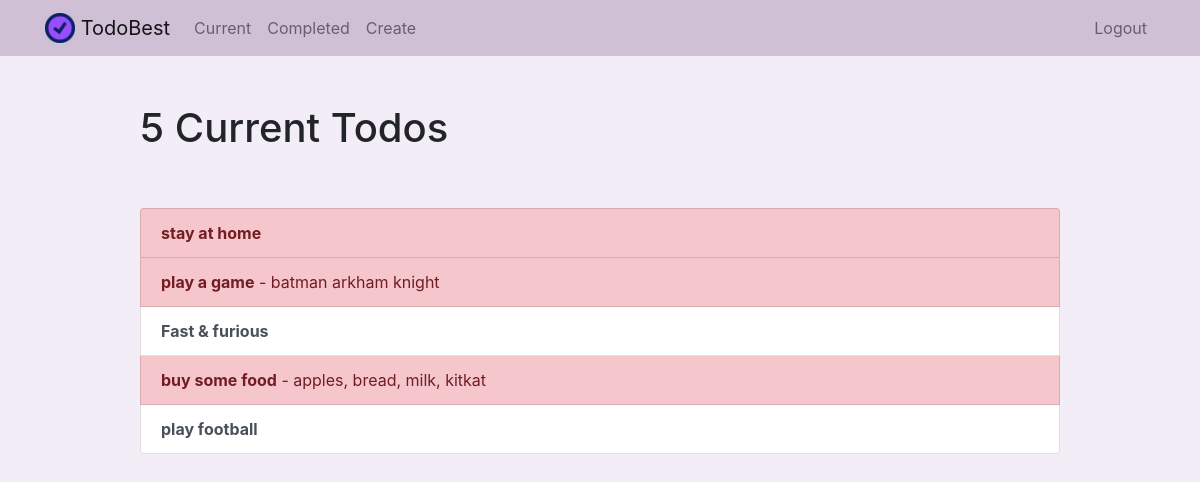
/current/ (signed in), run on the app's committed database.
### todo/models.py (models this page shows, shortened)
class Todo(models.Model):
    title = models.CharField(max_length=100)
    memo = models.TextField(blank=True)
    created = models.DateTimeField(auto_now_add=True)
    datecompleted = models.DateTimeField(null=True, blank=True)
    important = models.BooleanField(default=False)
    user = models.ForeignKey(User, on_delete=models.CASCADE)

### todo/views.py (the view)
# urls.py: path('current/', views.currenttodos, name='currenttodos'),
@login_required
def currenttodos(request):
    todos = Todo.objects.filter(user=request.user, datecompleted__isnull=True).order_by('-created')
    return render(request, 'todo/currenttodos.html', {'todos':todos})

### todo/templates/todo/currenttodos.html (shortened to what this page needs)
{% extends "todo/base.html" %}
{% block content %}
    <div class="row justify-content-center mt-5">
        <div class="col-md-10">
            {% if todos %}
                 <h1>{{ todos.count }} Current Todo{{ todos.count|pluralize }}</h1>
            {% else %}
                           <h1>Current Todos</h1>
            {% endif %}
        </div>
    </div>
    <div class="row justify-content-center mt-5">
        <div class="col-md-10">
        {% if todos %}
            <div class="list-group">
                {% for todo in todos %}
                    <a href="{% url 'viewtodo' todo.id %}" class="list-group-item list-group-item-action{% if todo.important %} list-group-item-danger {% else %} list-group-item {% endif %}"><b>{{ todo.title }}</b>{% if todo.memo %} - {{ todo.memo|truncatechars:30 }}{% endif %}</a>
                {% endfor %}
            </div>
        {% endif %}
        </div>
    </div>
{% endblock %}

### data on the page
Todo: title "stay at home"
Todo: title "play a game", memo "batman arkham knight"
Todo: title "Fast & furious"
Todo: title "buy some food", memo "apples, bread, milk, kitkat"
Todo: title "play football"

### other printed values
{{ todos.count }} "5"
